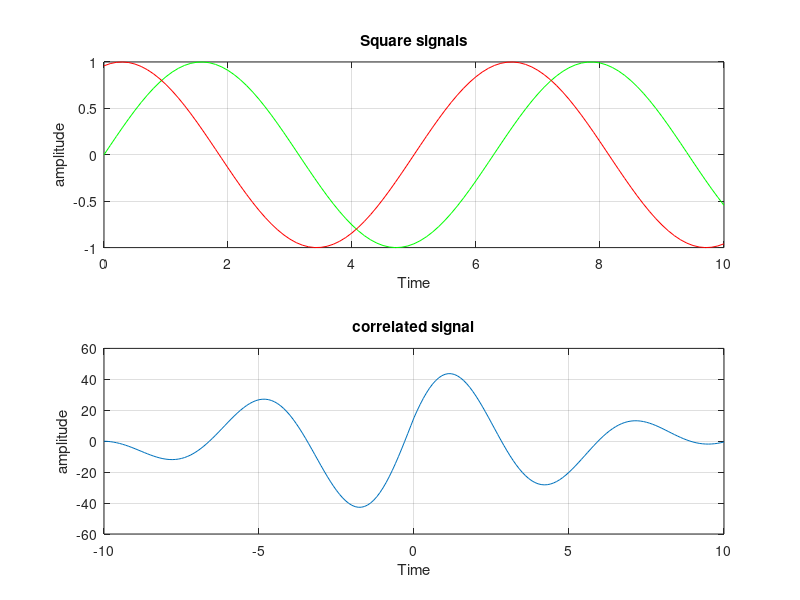

MATLAB code for this plot:
clc;
clear all;

t=0:0.1:10;
x= sin(t);
y= sin(t-5);
x1=square(x);
y1=square(y);
corr=xcorr(x,y);

[max_val,max_idx]=max(abs(corr));
time_delay=(max_idx-1)/10;
lag=-length(x)+1:length(y)-1;

%ploting signals
figure(2);
subplot(2,1,1);
plot(t,x,'g');
hold on;
plot(t,y,'r');
xlabel('Time');
ylabel('amplitude');
title('Square signals');
grid on;

subplot(2,1,2);
plot(lag/10,corr);
xlabel('Time');
ylabel('amplitude');

title('correlated signal');
grid on;

fprintf('Time delay between x1,y1 is %.2f sec.\n',time_delay);

